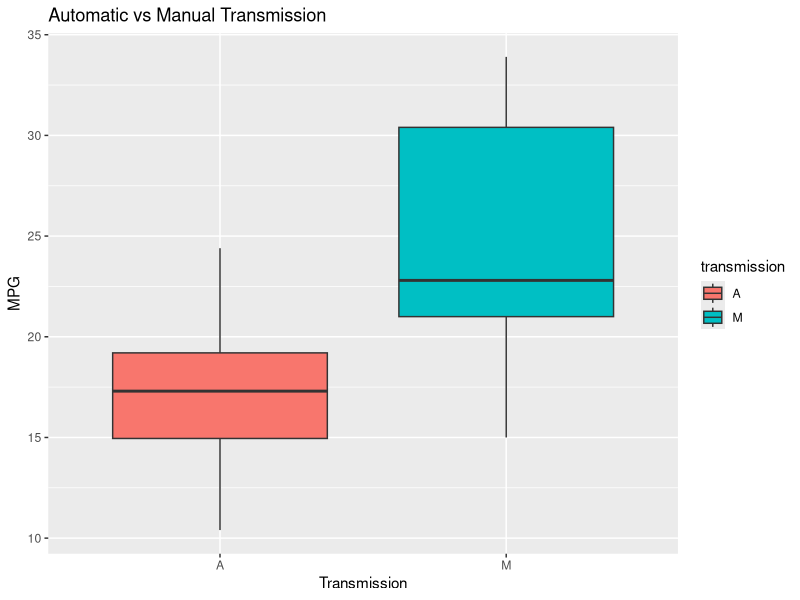
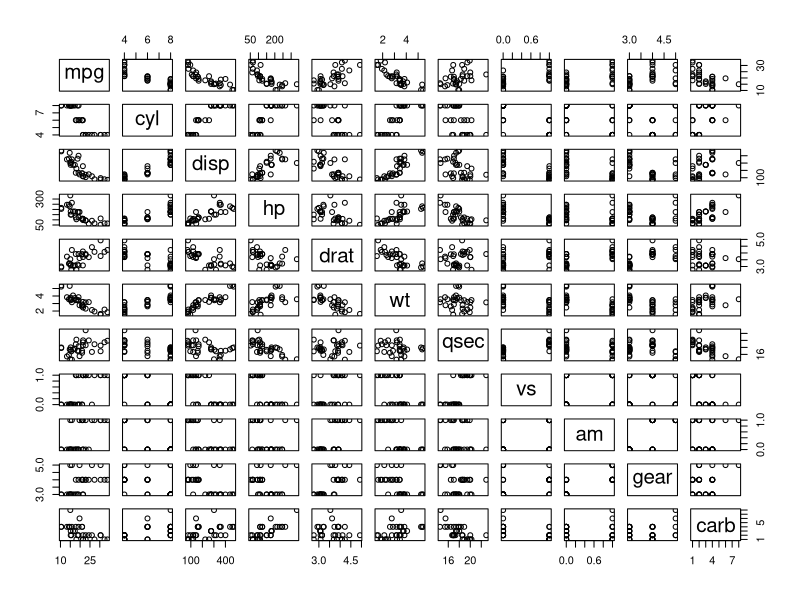
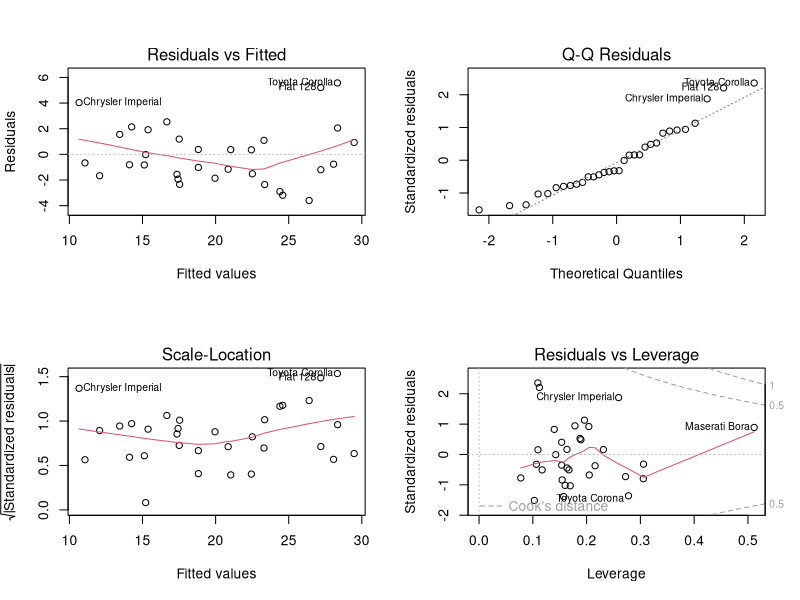

R code for these plots, in order:
####################################################
# Regression Models Assignment
####################################################
####################################################

## Regression Models Course Project
#
# In this project the assignment will be as follows:
# You work for Motor Trend, a magazine about the automobile industry. Looking at a data set of a collection of cars, 
#  they are interested in exploring the relationship between a set of variables and miles per gallon (MPG) (outcome). 
#  They are particularly interested in the following two questions:
#     - Is an automatic or manual transmission better for MPG?
#     - Quantify the MPG difference between automatic and manual transmissions?
#
# The following review criteria will apply
# 
# Did the student interpret the coefficients correctly?
# Did the student do some exploratory data analyses?
# Did the student fit multiple models and detail their strategy for model selection?
# Did the student answer the questions of interest or detail why the question(s) is (are) not answerable?
# Did the student do a residual plot and some diagnostics?
# Did the student quantify the uncertainty in their conclusions and/or perform an inference correctly?
# Was the report brief (about 2 pages long) for the main body of the report and no longer than 5 with supporting appendix of figures?
# Did the report include an executive summary?
# Was the report done in Rmd (knitr)?

#load libraries
library(dplyr)
library(ggplot2)

#Define Variables for simulation
set.seed(100) # set the seed value for reproducibility


#prepare data
mydata<-mtcars %>%
    mutate(transmission = ifelse(am=="0","A","M"))%>%
    mutate(am=NULL)

#plot data
plotdata <- ggplot(aes(x=as.factor(transmission), y=mpg,fill=transmission), data=mydata) + geom_boxplot()
plotdata <- plotdata + labs(title = "Automatic vs Manual Transmission")
plotdata <- plotdata + xlab("Transmission")
plotdata <- plotdata + ylab("MPG")
plotdata

#lets check the correlation between all variables
#Display Data Correlation
pairs(mpg~ . ,data=mtcars)

#we can see that cyl, disp, hp and wt seem to be the most correlated
#lets create linear model to verify exactly

#Linear Model MPG ~ transmission
lmd1<-lm(mpg~transmission,mydata)
summary(lmd1)

#Linear Model MPG ~ transmission + cyl + disp + hp + wt
lmd2<-lm(mpg~transmission + cyl + disp + hp + wt,mydata)
summary(lmd2)

#Linear Model MPG ~ All variables
lmd3<-lm(mpg~.,mydata)
summary(lmd3)

#lets now compare the 3 models
anova(lmd1,lmd2,lmd3)

#display residuals
par(mfrow=c(2,2))
plot(lmd2)
